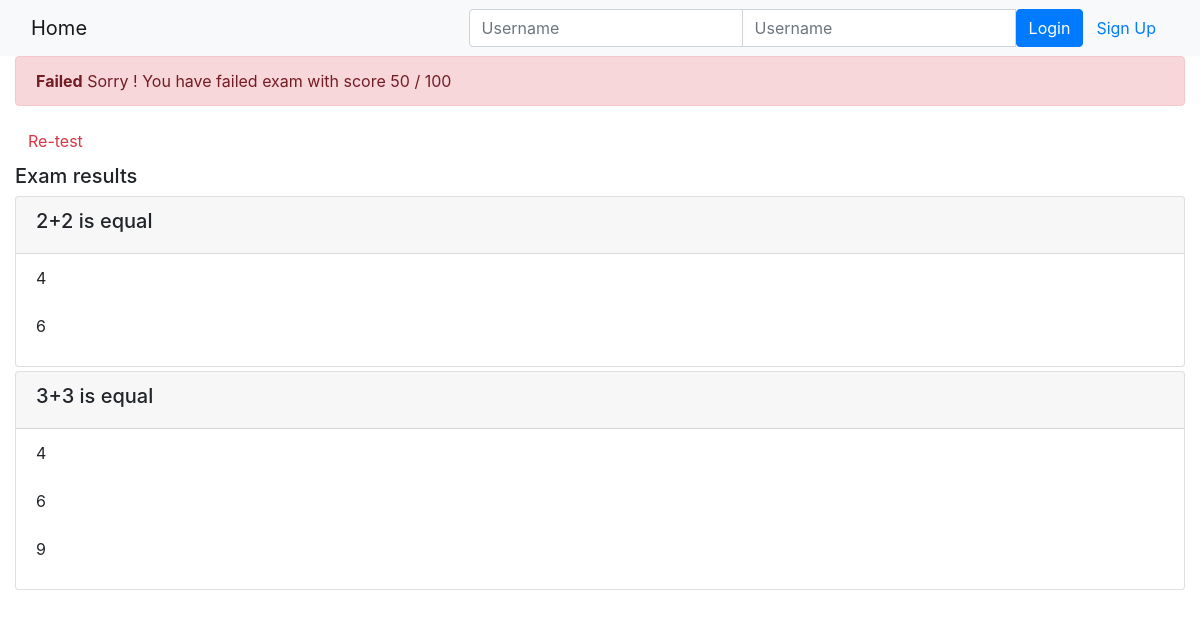
Before: /onlinecourse/course/13/submission/13/result/ with the older database file.
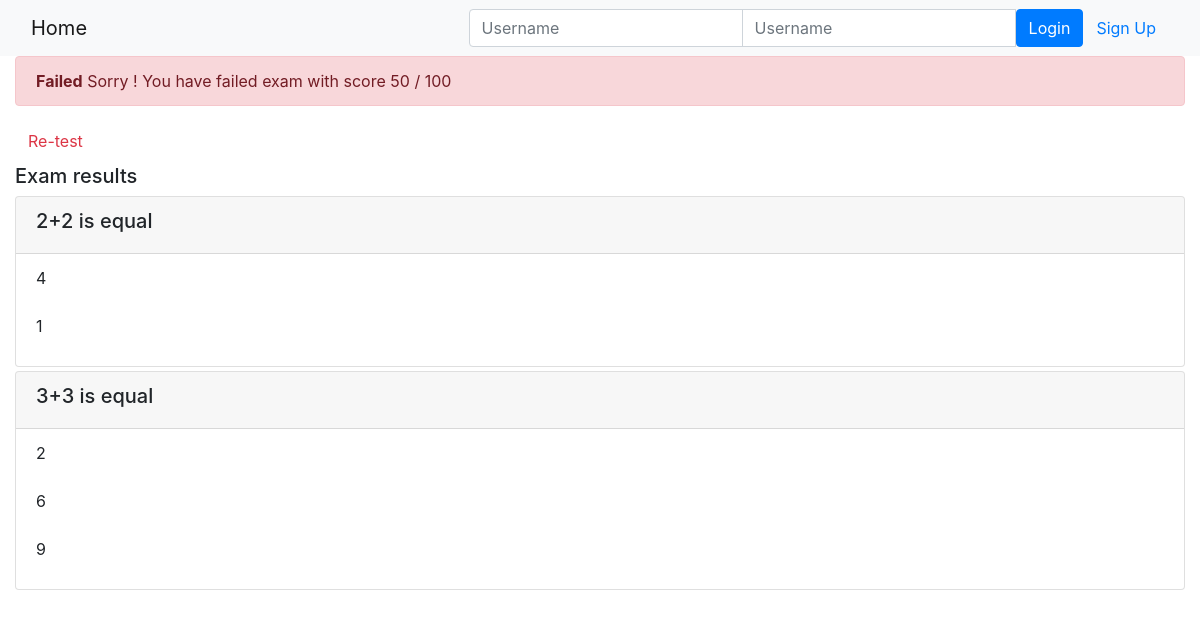
After: the same page with the newer database file.
### onlinecourse/models.py (models this page shows)
class Question(models.Model):
    course = models.ManyToManyField(Course)
    lesson_id = models.ForeignKey(Lesson, on_delete=models.CASCADE)
    question_text = models.TextField()
    grade = models.IntegerField(default=0)
    def is_get_score(self, selected_ids):
       all_answers = self.choice_set.filter(is_correct=True).count()
       selected_correct = self.choice_set.filter(is_correct=True, id__in=selected_ids).count()
       if all_answers == selected_correct:
           return True
       else:
           return False

class Choice(models.Model):
    question = models.ForeignKey(Question, on_delete=models.CASCADE)
    choice_text = models.TextField()
    is_correct = models.BooleanField(default=False)
    def __str__(self):
        return "Text: " + self.choice_text + "," + \
               "Is Correct: " + str(self.is_correct)

### onlinecourse/views.py (the view)
# urls.py: path('course/<int:course_id>/submission/<int:submission_id>/result/', views.show_exam_result, name='show_exam_result'),
def show_exam_result(request, course_id, submission_id):
    course = get_object_or_404(Course, pk=course_id)
    submission = get_object_or_404(Submission, pk=submission_id)
    max_score = int(course.question_set.all().aggregate(Sum("grade"))['grade__sum'])
    print('max_score is', max_score)
    score=0
    submission_choices = submission.choices.all()
    print('submission_choices', submission_choices)
    for choice in submission.choices.all():
        choices_ids = [choice.id]
        print(choice.question.id, choice.choice_text, choice.is_correct)
        result = choice.question.is_get_score(choices_ids)
        print(result)
        if result:
            score+=choice.question.grade
        print(score)
    final_score = int(score/max_score*100)
    print(final_score)
    user = request.user
    context = {'course' : course,
                'submission_choices': submission_choices,
                'grade' : final_score,
                'user': user}
    if request.method == 'GET':
        return render(request, 'onlinecourse/exam_result_bootstrap.html', context)
    else:
        return HttpResponseRedirect(reverse(viewname='onlinecourse:course_details', args=(course_id,)))

### onlinecourse/templates/onlinecourse/exam_result_bootstrap.html (shortened to what this page needs)
<!DOCTYPE html>
<html lang="en">
<head>
    {% load static %}
    <link rel="stylesheet" href="https://maxcdn.bootstrapcdn.com/bootstrap/4.5.2/css/bootstrap.min.css">
</head>
<body>
 <nav class="navbar navbar-light bg-light">
    <div class="container-fluid">
        <div class="navbar-header">
              <a class="navbar-brand" href="{% url 'onlinecourse:index' %}">Home</a>
        </div>
        <ul class="nav navbar-nav navbar-right">
            {% if user.is_authenticated %}
            <li>
                <a class="btn btn-link" href="#">{{ user.first_name }}({{ user.username }})</a>
                <a class="btn btn-link" href="{% url 'onlinecourse:logout' %}">Logout</a>
            </li>
            {% else %}
            <li>
                <form class="form-inline" action="{% url 'onlinecourse:login' %}" method="post">
                    <div class="input-group">
                        <input type="text" class="form-control" placeholder="Username" name="username" >
                        <input type="password" class="form-control" placeholder="Username" name="psw" >
                        <button class="btn btn-primary" type="submit">Login</button>
                        <a class="btn btn-link" href="{% url 'onlinecourse:registration' %}">Sign Up</a>
                    </div>
                </form>
            </li>
            {% endif %}
        </ul>
    </div>
</nav>
<div class="container-fluid">
    {% if grade > 80 %}
    <div class="alert alert-success">
        <strong>Congratulations, {{ user.last_name }} !</strong> You have passed the exam and complted the course with score {{ grade }} / 100
    </div>
        {% else %}
        <div class="alert alert-danger">
            <strong>Failed</strong> Sorry  {{ user.last_name }} ! You have failed exam with score {{ grade }} / 100
        </div>
        <a class="btn btn-link text-danger" href="{% url 'onlinecourse:course_details' course.id %}">Re-test</a>
        {% endif %}
        <div class="card-columns-vertical mt-1">
            <h5 class="">Exam results</h5>
            {% for question in course.question_set.all %}
                <div class="card mt-1">
                    <div class="card-header"><h5>{{ question.question_text}}</h5>
                    </div>
                    <div class="form-group">
                        <ul class="list-group bg-transparent" style="list-style: none;">
                            {% for choice in question.choice_set.all %}
                                    {% if choice in submission_choices and choice_answered.is_correct == True %}
                                        <li name="choice_{{choice.id}}" style="border: none"
                                            class="list-group-item list-group-item-success" id="{{choice.id}}"
                                            value="{{choice.id}}"> Correct answer: {{ choice.choice_text }}
                                        </li>
                                    {% else %}
                                        <li name="choice_{{choice.id}}" style="border: none"
                                            class="list-group-item" id="{{choice.id}}"
                                            value="{{choice.id}}">{{ choice.choice_text }}
                                        </li>
                                    {% endif %}
                            {% endfor %}
                        </ul>
                    </div>
                </div>
            {% endfor %}
        </div>
    </div>
</body>
</html>

Changed rows visible on the page:
changed Choice (number 2 of 5 on the later page): choice_text "6" → "1"
changed Choice (number 3 of 5 on the later page): choice_text "4" → "2"
